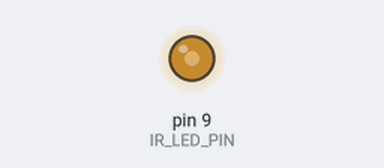
A sketch run on a simulated Arduino Uno, built with avr-gcc and run on an emulated ATmega328P. Parts: output pins drawn as LEDs (lit = HIGH). What the sketch prints to the serial monitor is not drawn.

Above: at 0.1 s.
Timing chart, 0 to 39.2 s (numbered marks = the images above):
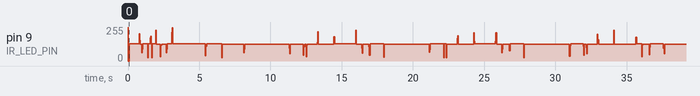

The sketch:

TransmitterSideTest.ino
```cpp
//@ -1,91 +1,99 @@
/*
 * Put states in an object, since they change frequency.
 * Only would need to look at one place to see how states
 * are being mutated.
 *
 * One object that deals with sending messages
 */

#define IR_LED_PIN 9 // Digital Pin 9 corresponds to ATmega328p's PB1 pin
#define MARK_FREQ 2295 // Frequency for logical 1 (mark)
#define SPACE_FREQ 2125 // Frequency for logical 0 (space)
#define BAUD_RATE 45.45 // Baud rate (bits per second)
#define BIT_DURATION (1000000 / BAUD_RATE) // Bit duration in microseconds (22 ms)

volatile bool transmitting = false;
volatile char currentByte = 0;
volatile uint8_t bitCount = 0;
volatile const char *message = NULL;
volatile bool isStartBit = true;

void setup() {
  Serial.begin(9600); // For verification purposes
  DDRB |= (1 << DDB1); // Set PB1 as output

  // Configure Timer1 for mark/space frequency generation (consider just making this as a function)
  TCCR1A = 0; // Clear Timer1 control register A
  TCCR1B = 0; // Clear Timer1 control register B
  TCCR1B |= (1 << WGM12); // Set CTC mode
  TCCR1B |= (1 << CS11); // Set prescaler to 8

  // Configure Timer2 for bit timing
  TCCR2A = 0; // Clear Timer2 control register A
  TCCR2B = 0; // Clear Timer2 control register B
  TCCR2B |= (1 << CS22) | (1 << CS21) | (1 << CS20); // Set prescaler to 1024
  OCR2A = -1; //(F_CPU / 1024 / (1000000 / BIT_DURATION)) - 1; // Set Timer2 compare value for bit duration

  // Enable Timer1 and Timer2 compare interrupts
  TIMSK1 |= (1 << OCIE1A);
  TIMSK2 |= (1 << OCIE2A);

  // Set interrupt global enable flag bit (re-enable interrupts after being disabled).
  sei();
}

ISR(TIMER1_COMPA_vect) {
  PORTB ^= (1 << PORTB1); // Toggle PB1 to generate mark/space frequency
}

ISR(TIMER2_COMPA_vect) {
  if (transmitting) {
    //Serial.println(isStartBit);
    if (isStartBit) {
      // Transmit start bit (logical 0)
      OCR1A = 471; //(F_CPU / (2 * 8 * SPACE_FREQ)) - 1; // Set Timer1 for space frequency
      //Serial.println(OCR1A);
      isStartBit = false;
    } else if (bitCount < 8) {
      // Transmit data bits (LSB first)
      if (currentByte & (1 << bitCount)) {
        OCR1A = 436; // (F_CPU / (2 * 8 * MARK_FREQ)) - 1; // Set Timer1 for mark frequency
        //Serial.println(OCR1A);
        Serial.print("1");
      } else {
        OCR1A = 471; // (F_CPU / (2 * 8 * SPACE_FREQ)) - 1; // Set Timer1 for space frequency
        //Serial.println(OCR1A);
        Serial.print("0");
      }
      bitCount++;
    } else {
      Serial.print(" ");
      // Transmit stop bit (logical 1)
      OCR1A = 436; //(F_CPU / (2 * 8 * MARK_FREQ)) - 1; // Set Timer1 for mark frequency
      bitCount = 0;
      message++;
      if (*message) {
        //Serial.print(" Moving to next character ");
        currentByte = *message;
        isStartBit = true;
      } else {
        //Serial.print(" Disabling timer2 interrupt ");
        transmitting = false;
        TIMSK2 &= ~(1 << OCIE2A); // Disable Timer2 interrupt
      }
    }
  }
}

void loop() {
  transmitMessage("Hello World!");
  while (transmitting) {
    // Wait for transmission to complete
    //checkStates();
  }
  Serial.println();
  //delay(5000);
}


void transmitMessage(const char* msg) {
  Serial.println(" Starting transmit message ");
  message = msg;
  currentByte = *message;
  bitCount = 0;
  isStartBit = true;
  transmitting = true;
  TIMSK2 |= (1 << OCIE2A); // Enable Timer2 interrupt (turn this into a function)
}

void checkStates() {
  Serial.println("Message transmitted successfully");
  Serial.print("F_CPU: ");
  Serial.println(F_CPU);
  Serial.println();
  Serial.print("OCR1A: ");
  Serial.println(OCR1A);
  Serial.println();
  Serial.print("OCR2A: ");
  Serial.println(OCR2A);
  Serial.println();
  Serial.print("TIMSK1: ");
  Serial.println(TIMSK1);
  Serial.println();
  Serial.print("TIMSK2: ");
  Serial.println(TIMSK2);
  Serial.println();
  Serial.print("Transmitting: ");
  Serial.println(transmitting);
  Serial.println();
  Serial.print("Current Byte: ");
  Serial.println(currentByte);
  Serial.println();
  Serial.print("Bit Count: ");
  Serial.println(bitCount);
  Serial.println();
  Serial.print("Message: ");
  Serial.println(*message);
  Serial.println();
  Serial.print("Start Bit: ");
  Serial.println(isStartBit);
  Serial.println();
}
```
